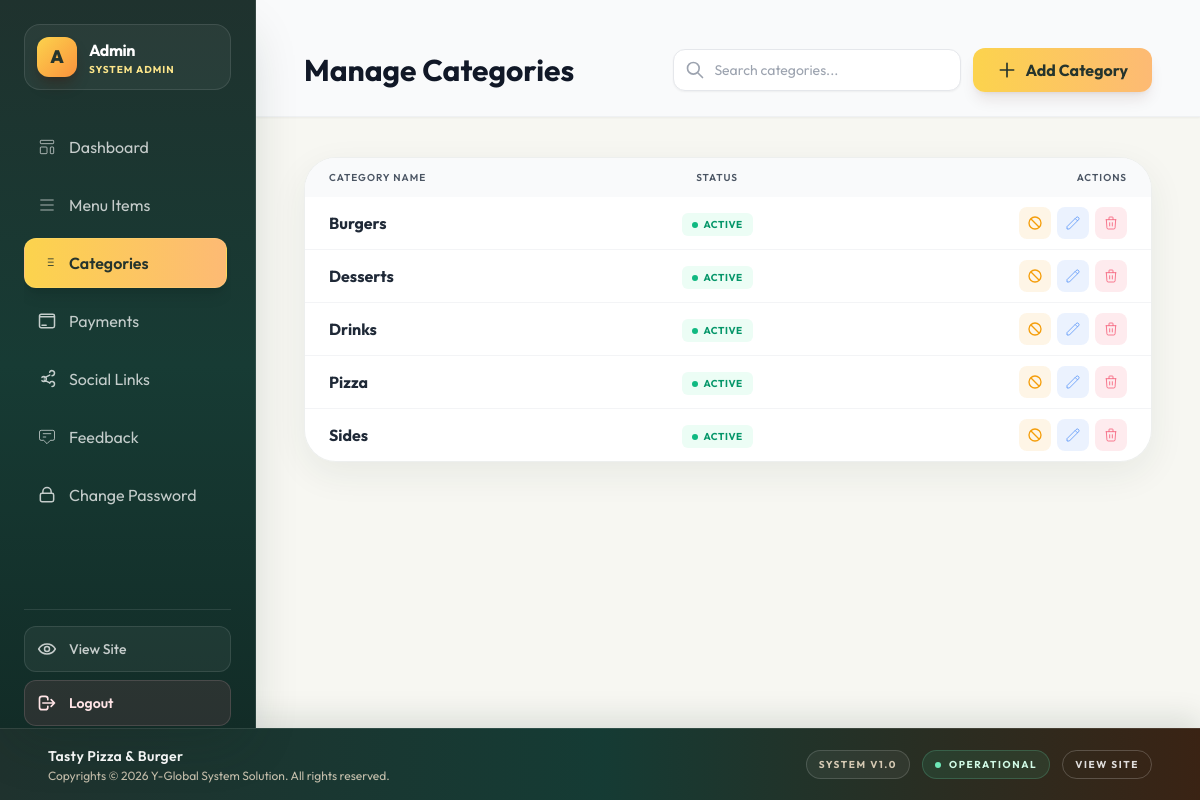
Screenshot of /admin/categories.php (signed in) with the database file from the repository.
### tables this page shows
CREATE TABLE `categories` (
  `id` int(11) NOT NULL AUTO_INCREMENT,
  `name` varchar(255) NOT NULL,
  `is_active` tinyint(1) DEFAULT 1,
  PRIMARY KEY (`id`),
  UNIQUE KEY `name` (`name`)
);

### admin/categories.php (the view, shortened to what this page needs)
<?php
require_once '../includes/db.php';
try {
    $pdo->exec("ALTER TABLE categories ADD COLUMN is_active TINYINT(1) DEFAULT 1");
} catch (PDOException $e) {
}
$edit_mode = false;
$categories = $pdo->query("SELECT * FROM categories ORDER BY name ASC")->fetchAll();
include 'header.php';
?>
<div x-data="{ showForm: <?= $edit_mode ? 'true' : 'false' ?> }">
    <header
        class="sticky top-[64px] lg:top-0 z-30 bg-gray-50/95 backdrop-blur-xl pb-6 pt-8 lg:pt-12 -mt-8 lg:-mt-12 -mx-8 lg:-mx-12 px-8 lg:px-12 border-b border-gray-200/50 shadow-sm mb-10 flex flex-col md:flex-row md:items-center justify-between gap-4">
        <div class="hidden md:block">
            <h2 class="text-3xl font-bold text-gray-900">Manage Categories</h2>
        </div>
        <div class="flex flex-row items-center gap-3 w-full md:w-auto">
            <div class="relative flex-1 sm:w-64 md:w-72">
                <span class="absolute inset-y-0 left-0 pl-3 flex items-center text-gray-400">
                    <svg class="w-5 h-5" fill="none" stroke="currentColor" viewBox="0 0 24 24">
                        <path stroke-linecap="round" stroke-linejoin="round" stroke-width="2"
                            d="M21 21l-6-6m2-5a7 7 0 11-14 0 7 7 0 0114 0z"></path>
                    </svg>
                </span>
                <input type="text" x-model="search" placeholder="Search categories..."
                    class="w-full bg-white border border-gray-200 rounded-xl pl-10 pr-4 py-2.5 focus:outline-none focus:border-orange-500 text-sm shadow-sm">
            </div>
            <button @click="showForm = !showForm"
                class="flex items-center justify-center gap-2 px-4 sm:px-6 py-2.5 bg-gradient-to-r from-amber-300 to-orange-300 hover:from-amber-200 hover:to-orange-200 text-[#25342d] rounded-xl font-bold transition-all transform hover:-translate-y-0.5 shadow-lg shadow-orange-950/10 whitespace-nowrap shrink-0">
                <svg class="w-5 h-5" fill="none" stroke="currentColor" viewBox="0 0 24 24">
                    <path stroke-linecap="round" stroke-linejoin="round" stroke-width="2" d="M12 4v16m8-8H4"></path>
                </svg>
                <span class="hidden sm:inline">Add Category</span>
            </button>
        </div>
    </header>
    <div class="grid grid-cols-1 gap-8 items-start" :class="showForm ? 'lg:grid-cols-3' : 'lg:grid-cols-1'">
        <div :class="showForm ? 'lg:col-span-2' : ''" class="transition-all duration-300">
            <div class="glass-card rounded-[2rem] overflow-hidden">
                <table class="w-full text-left">
                    <thead class="bg-gray-50">
                        <tr>
                            <th class="px-6 py-3 font-semibold text-gray-600 uppercase text-[10px] tracking-widest">
                                Category Name</th>
                            <th
                                class="px-6 py-3 font-semibold text-gray-600 uppercase text-[10px] tracking-widest text-center">
                                Status</th>
                            <th
                                class="px-6 py-3 font-semibold text-gray-600 uppercase text-[10px] tracking-widest text-right">
                                Actions</th>
                        </tr>
                    </thead>
                    <tbody class="divide-y divide-gray-100">
                        <?php foreach ($categories as $cat): ?>
                            <tr class="hover:bg-gray-50 transition-colors group"
                                x-show="'<?= addslashes(strtolower($cat['name'])) ?>'.includes(search.toLowerCase())">
                                <td class="px-6 py-2.5 font-bold text-gray-800">
                                    <?= htmlspecialchars($cat['name']) ?>
                                </td>
                                <td class="px-6 py-2.5 text-center">
                                    <?php
                                    $is_active = isset($cat['is_active']) ? (int) $cat['is_active'] : 1;
                                    ?>
                                    <span
                                        class="inline-flex items-center gap-1.5 px-2.5 py-1 rounded-md text-[10px] font-bold uppercase tracking-wider <?= $is_active ? 'bg-emerald-50 text-emerald-600' : 'bg-gray-100 text-gray-500' ?>">
                                        <?php if ($is_active): ?>
                                            <span class="w-1.5 h-1.5 rounded-full bg-emerald-500 animate-pulse"></span> Active
                                        <?php else: ?>
                                            <span class="w-1.5 h-1.5 rounded-full bg-gray-400"></span> Disabled
                                        <?php endif; ?>
                                    </span>
                                </td>
                                <td class="px-6 py-2.5 text-right">
                                    <div class="flex justify-end gap-1.5">
                                        <a href="?toggle=<?= $cat['id'] ?>"
                                            title="<?= $is_active ? 'Disable Category' : 'Enable Category' ?>"
                                            class="w-8 h-8 flex items-center justify-center rounded-lg transition-all <?= $is_active ? 'bg-amber-500/10 text-amber-500 hover:bg-amber-500 hover:text-white' : 'bg-emerald-500/10 text-emerald-500 hover:bg-emerald-500 hover:text-white' ?>">
                                            <?php if ($is_active): ?>
                                                <svg class="w-4 h-4" fill="none" stroke="currentColor" viewBox="0 0 24 24">
                                                    <path stroke-linecap="round" stroke-linejoin="round" stroke-width="2"
                                                        d="M18.364 18.364A9 9 0 005.636 5.636m12.728 12.728A9 9 0 015.636 5.636m12.728 12.728L5.636 5.636">
                                                    </path>
                                                </svg>
                                            <?php endif; ?>
                                        </a>
                                        <a href="?edit=<?= $cat['id'] ?>" title="Edit Category"
                                            class="w-8 h-8 flex items-center justify-center rounded-lg bg-blue-500/10 text-blue-500 hover:bg-blue-500 hover:text-white transition-all">
                                            <svg class="w-4 h-4" fill="none" stroke="currentColor" viewBox="0 0 24 24">
                                                <path
                                                    d="M15.232 5.232l3.536 3.536m-2.036-5.036a2.5 2.5 0 113.536 3.536L6.5 21.036H3v-3.572L16.732 3.732z">
                                                </path>
                                            </svg>
                                        </a>
                                        <button type="button" title="Delete Category"
                                            @click="requestConfirmation('Delete this category? This action cannot be undone.', () => window.location.href = '?delete=<?= (int) $cat['id'] ?>')"
                                            class="w-8 h-8 flex items-center justify-center rounded-lg bg-rose-500/10 text-rose-500 hover:bg-rose-500 hover:text-white transition-all">
                                            <svg class="w-4 h-4" fill="none" stroke="currentColor" viewBox="0 0 24 24">
                                                <path
                                                    d="M19 7l-.867 12.142A2 2 0 0116.138 21H7.862a2 2 0 01-1.995-1.858L5 7m5 4v6m4-6v6m1-10V4a1 1 0 00-1-1h-4a1 1 0 00-1 1v3M4 7h16">
                                                </path>
                                            </svg>
                                        </button>
                                    </div>
                                </td>
                            </tr>
                        <?php endforeach; ?>
                    </tbody>
                </table>
            </div>
        </div>
    </div>
    <?php include 'footer.php'; ?>

### admin/header.php (style rules this page uses)
:root { --admin-footer-height: 72px; }
body { font-family: 'Outfit', sans-serif; background: #f7f7f2; color: #20332b; }
.glass-card { background: rgba(255, 255, 255, 0.94); border: 1px solid rgba(31, 50, 46, 0.08); box-shadow: 0 12px 36px rgba(31, 50, 46, 0.07); }

### rows the page displays
categories: name "Burgers", is_active 1 (drawn)
categories: name "Desserts", is_active 1 (drawn)
categories: name "Drinks", is_active 1 (drawn)
categories: name "Pizza", is_active 1 (drawn)
categories: name "Sides", is_active 1 (drawn)

### other values shown
$admin_initial "A"
$admin_name "Admin"
$admin_role "SYSTEM ADMIN"
